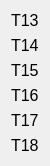
     <widget class="QWidget" name="layoutWidget">
      <property name="geometry">
       <rect>
        <x>50</x>
        <y>430</y>
        <width>36</width>
        <height>131</height>
       </rect>
      </property>
      <layout class="QVBoxLayout" name="verticalLayout_10">
       <item>
        <widget class="QLabel" name="label_36">
         <property name="font">
          <font>
           <pointsize>12</pointsize>
          </font>
         </property>
         <property name="text">
          <string>Т13</string>
         </property>
        </widget>
       </item>
       <item>
        <widget class="QLabel" name="label_35">
         <property name="font">
          <font>
           <pointsize>12</pointsize>
          </font>
         </property>
         <property name="text">
          <string>Т14</string>
         </property>
        </widget>
       </item>
       <item>
        <widget class="QLabel" name="label_33">
         <property name="font">
          <font>
           <pointsize>12</pointsize>
          </font>
         </property>
         <property name="text">
          <string>Т15</string>
         </property>
        </widget>
       </item>
       <item>
        <widget class="QLabel" name="label_37">
         <property name="font">
          <font>
           <pointsize>12</pointsize>
          </font>
         </property>
         <property name="text">
          <string>Т16</string>
         </property>
        </widget>
       </item>
       <item>
        <widget class="QLabel" name="label_34">
         <property name="font">
          <font>
           <pointsize>12</pointsize>
          </font>
         </property>
         <property name="text">
          <string>Т17</string>
         </property>
        </widget>
       </item>
       <item>
        <widget class="QLabel" name="label_32">
         <property name="font">
          <font>
           <pointsize>12</pointsize>
          </font>
         </property>
         <property name="text">
          <string>Т18</string>
         </property>
        </widget>
       </item>
      </layout>
     </widget>
